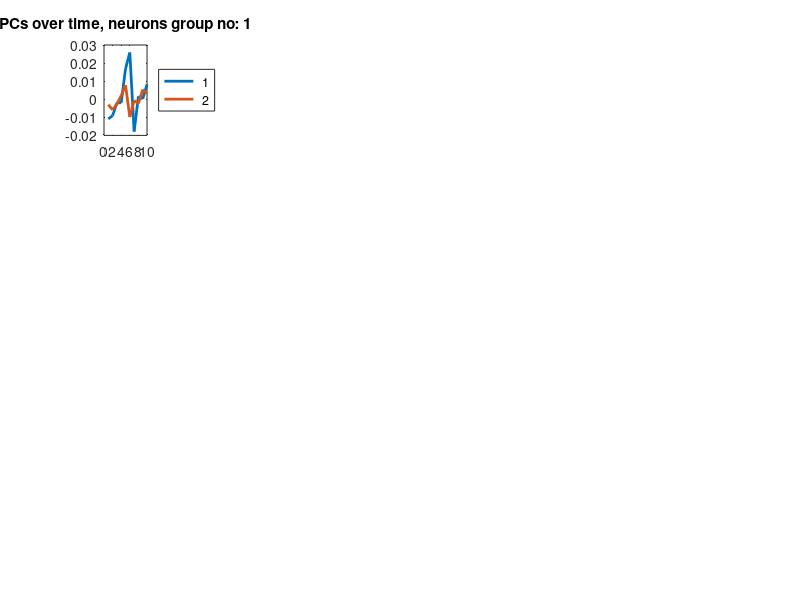

This chart was generated by the following MATLAB code: (Note: this script raises an error after producing the figure.)
% Date: 07/20/2023
% Author: Atanu Giri
% This function plots PCA over time for same session neurons provided bin
% count natrix of neurons from the session

loadFile = load("sessionDataOfFSI_ControlDB_CB_5_30_filteredBins.mat");
binCountData = loadFile.binCtMatrixData;

% Extract the file name without the extension from 'loadFile'
[~, fileNameWithoutExt, ~] = fileparts("sessionDataOfFSI_ControlDB_CB_5_30_filteredBins");

noOfRow = 4;
noOfCol = 4;
figure('Position', [100, 100, 1200, 800]);
subplotCounter = 1;

% Dynamically get output file name
fileName = sprintf('PCA_plot_%s.pdf', fileNameWithoutExt);

% Use regular expressions to extract the desired part of the file name for
% title 
pattern = 'sessionDataOf(.+)_filteredBins'; % Matches any characters between 'sessionDataOf' and '_filteredBins'
match = regexp(fileNameWithoutExt, pattern, 'tokens');
if ~isempty(match)
    titlePart = match{1}{1}; % Extract the desired part from the matched tokens
else
    titlePart = 'Unknown'; % Default title in case the pattern is not found
end

% Create a container for PC1, PC2, and PC3 to plot them together
PC = cell(1,3);

groupNo = 0;
for col = 1:size(binCountData,2)
    for row = 1:size(binCountData,1)
        if isempty(binCountData{row, col})
            continue;
        else
            groupNo = groupNo + 1;
            subplot(noOfRow,noOfCol,subplotCounter);
            % Plot of bin count data in each time bin
            binCountOfSession = binCountData{row, col};
            binCountOfSessionCentered = binCountOfSession - mean(binCountOfSession,2);
            %             plot(binCountOfSessionCentered');
            [U, S, V] = svd(binCountOfSessionCentered);
            principal_components = S*V;

            % Store PC1, PC2, and PC3 values
            for PCidx = 1:3
                try
                    PC{PCidx} = [PC{PCidx}; principal_components(PCidx,:)];
                catch
                    PC{PCidx} = [PC{PCidx}; nan(1, 10)];
                end
            end

            plot(principal_components', 'LineWidth', 2);
            legendLabels = num2str((1:size(principal_components, 2))');
            legend(legendLabels, 'Location','eastoutside');
            title(sprintf("PCs over time, neurons group no: %d", groupNo));

            % Add title for the current page
            if subplotCounter == 1
                sgtitle(titlePart, 'FontSize', 14, 'FontWeight', 'bold', 'Interpreter', 'latex');
            end

            subplotCounter = subplotCounter + 1;
            if subplotCounter > noOfRow * noOfCol
                % Save the current figure as a PDF page
                exportgraphics(gcf, fileName, 'ContentType', 'vector', 'Append', true);
                close gcf;
                figure('Position', [100, 100, 1200, 800]);
                subplotCounter = 1;
            end
        end
    end
end
% If there are remaining subplots, save the current figure as the last PDF page
if subplotCounter > 1
    exportgraphics(gcf, fileName, 'ContentType', 'vector', 'Append', true);
    close gcf;
end